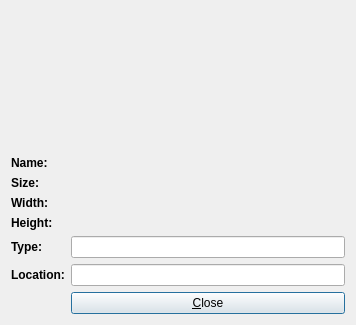
<?xml version="1.0" encoding="UTF-8"?>
<ui version="4.0">
 <class>properties</class>
 <widget class="QDialog" name="properties">
  <property name="geometry">
   <rect>
    <x>0</x>
    <y>0</y>
    <width>356</width>
    <height>325</height>
   </rect>
  </property>
  <property name="windowTitle">
   <string>Properties</string>
  </property>
  <property name="windowIcon">
   <iconset>
    <normaloff>:/icons/Pictures/wallpaper.png</normaloff>:/icons/Pictures/wallpaper.png</iconset>
  </property>
  <layout class="QFormLayout" name="formLayout">
   <item row="2" column="0">
    <widget class="QLabel" name="label_2">
     <property name="font">
      <font>
       <weight>75</weight>
       <bold>true</bold>
      </font>
     </property>
     <property name="text">
      <string>Name:</string>
     </property>
    </widget>
   </item>
   <item row="2" column="1">
    <widget class="QLabel" name="image_name">
     <property name="text">
      <string/>
     </property>
     <property name="textInteractionFlags">
      <set>Qt::LinksAccessibleByMouse|Qt::TextSelectableByMouse</set>
     </property>
    </widget>
   </item>
   <item row="3" column="0">
    <widget class="QLabel" name="label_4">
     <property name="font">
      <font>
       <weight>75</weight>
       <bold>true</bold>
      </font>
     </property>
     <property name="text">
      <string>Size:</string>
     </property>
    </widget>
   </item>
   <item row="3" column="1">
    <widget class="QLabel" name="image_size">
     <property name="text">
      <string/>
     </property>
    </widget>
   </item>
   <item row="4" column="0">
    <widget class="QLabel" name="label_7">
     <property name="font">
      <font>
       <weight>75</weight>
       <bold>true</bold>
      </font>
     </property>
     <property name="text">
      <string>Width:</string>
     </property>
    </widget>
   </item>
   <item row="4" column="1">
    <widget class="QLabel" name="image_width">
     <property name="text">
      <string/>
     </property>
    </widget>
   </item>
   <item row="5" column="0">
    <widget class="QLabel" name="label_6">
     <property name="font">
      <font>
       <weight>75</weight>
       <bold>true</bold>
      </font>
     </property>
     <property name="text">
      <string>Height:</string>
     </property>
    </widget>
   </item>
   <item row="5" column="1">
    <widget class="QLabel" name="image_height">
     <property name="text">
      <string/>
     </property>
    </widget>
   </item>
   <item row="6" column="0">
    <widget class="QLabel" name="label_3">
     <property name="font">
      <font>
       <weight>75</weight>
       <bold>true</bold>
      </font>
     </property>
     <property name="text">
      <string>Type:</string>
     </property>
    </widget>
   </item>
   <item row="6" column="1">
    <widget class="QLineEdit" name="image_type">
     <property name="readOnly">
      <bool>true</bool>
     </property>
    </widget>
   </item>
   <item row="7" column="0">
    <widget class="QLabel" name="label_5">
     <property name="font">
      <font>
       <weight>75</weight>
       <bold>true</bold>
      </font>
     </property>
     <property name="text">
      <string>Location:</string>
     </property>
    </widget>
   </item>
   <item row="7" column="1">
    <widget class="QLineEdit" name="image_location">
     <property name="readOnly">
      <bool>true</bool>
     </property>
    </widget>
   </item>
   <item row="8" column="1">
    <widget class="QPushButton" name="pushButton">
     <property name="text">
      <string>&amp;Close</string>
     </property>
     <property name="default">
      <bool>true</bool>
     </property>
    </widget>
   </item>
   <item row="1" column="0" colspan="2">
    <widget class="QLabel" name="label">
     <property name="sizePolicy">
      <sizepolicy hsizetype="Expanding" vsizetype="Expanding">
       <horstretch>0</horstretch>
       <verstretch>0</verstretch>
      </sizepolicy>
     </property>
     <property name="minimumSize">
      <size>
       <width>157</width>
       <height>101</height>
      </size>
     </property>
     <property name="text">
      <string/>
     </property>
     <property name="scaledContents">
      <bool>false</bool>
     </property>
     <property name="alignment">
      <set>Qt::AlignCenter</set>
     </property>
    </widget>
   </item>
  </layout>
 </widget>
 <resources/>
 <connections/>
</ui>
